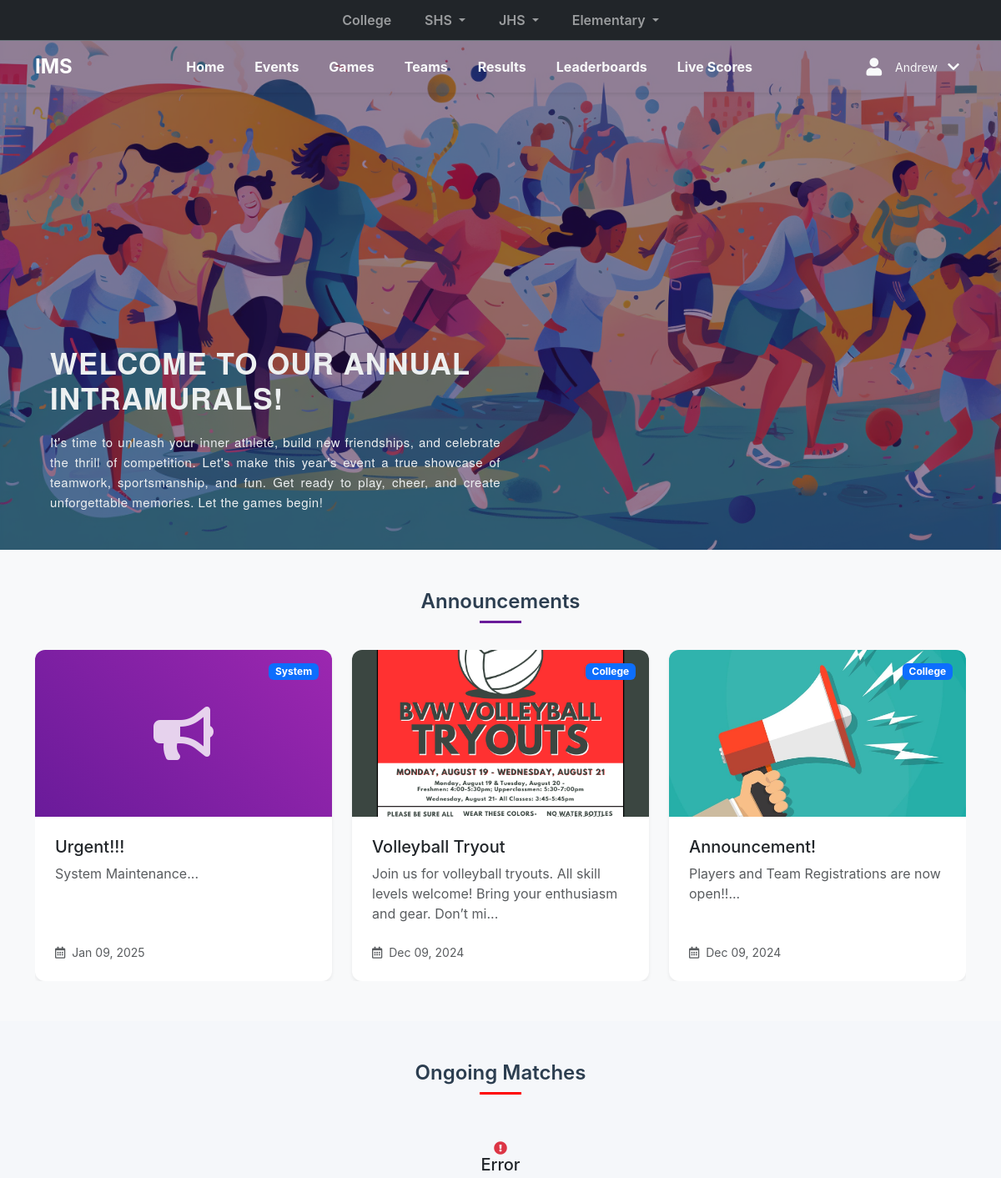
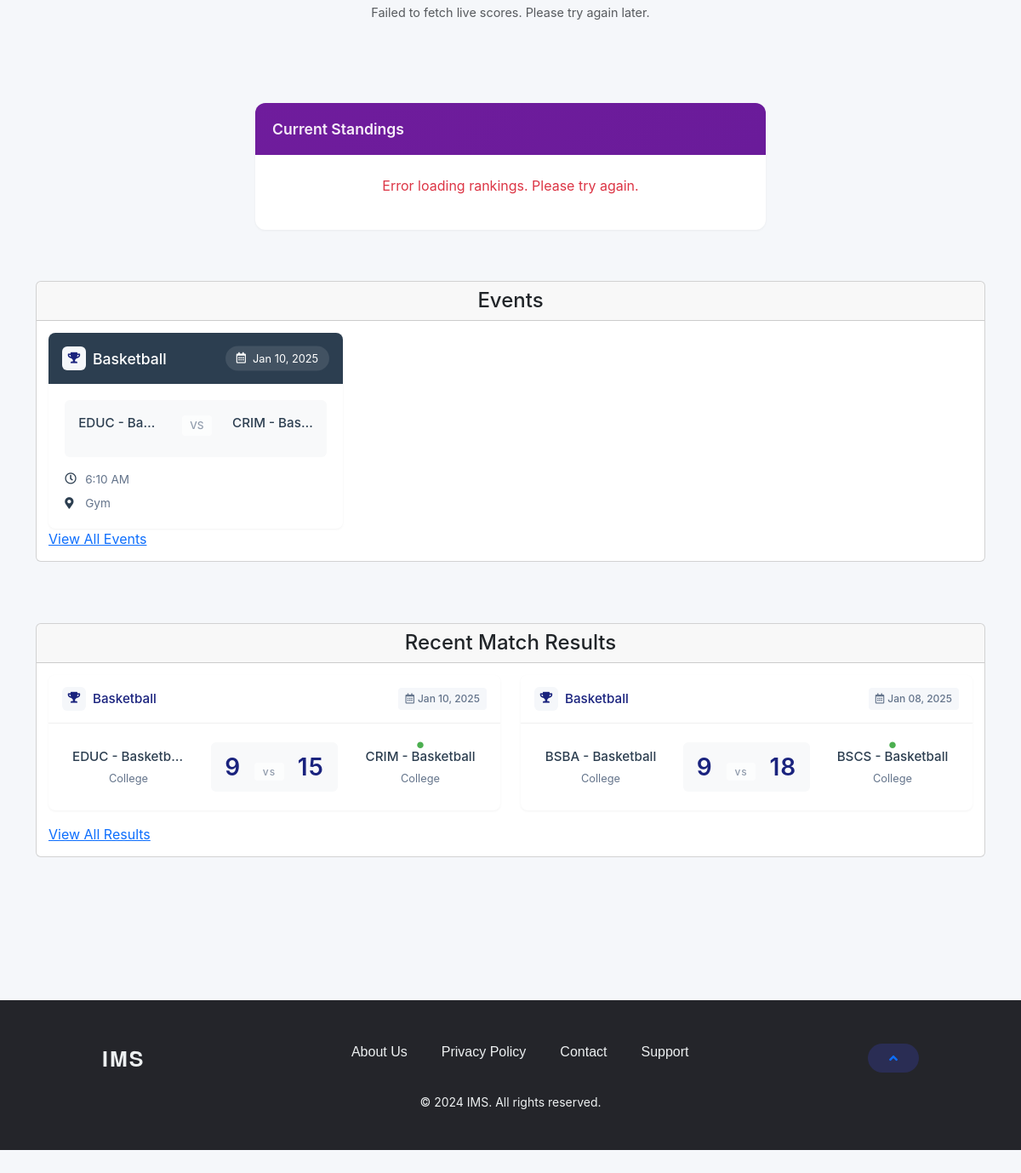
Screenshot of /home.php?school_id=8&department_id=1 (signed in) with the database file from the repository (2 pictures, top to bottom).
### tables this page shows
CREATE TABLE `departments` (
  `id` int(11) NOT NULL,
  `department_name` enum('Elementary','JHS','SHS','College','System') NOT NULL,
  `school_id` int(11) DEFAULT NULL
);

CREATE TABLE `announcement` (
  `id` int(11) NOT NULL,
  `title` varchar(255) NOT NULL,
  `message` text NOT NULL,
  `image` varchar(255) DEFAULT NULL,
  `school_id` int(11) DEFAULT NULL,
  `department_id` int(11) NOT NULL,
  `created_at` datetime DEFAULT current_timestamp()
);

CREATE TABLE `match_results` (
  `result_id` int(11) NOT NULL,
  `match_id` int(11) NOT NULL,
  `game_id` int(11) NOT NULL,
  `team_A_id` int(11) NOT NULL,
  `team_B_id` int(11) NOT NULL,
  `score_teamA` int(11) NOT NULL DEFAULT 0,
  `score_teamB` int(11) NOT NULL DEFAULT 0,
  `winning_team_id` int(11) NOT NULL,
  `losing_team_id` int(11) NOT NULL,
  `last_updated` timestamp NOT NULL DEFAULT current_timestamp() ON UPDATE current_timestamp()
);

CREATE TABLE `games` (
  `game_id` int(11) NOT NULL,
  `game_name` varchar(255) NOT NULL,
  `number_of_players` int(11) DEFAULT NULL,
  `category` varchar(100) DEFAULT NULL,
  `environment` enum('Indoor','Outdoor') NOT NULL,
  `created_at` timestamp NOT NULL DEFAULT current_timestamp(),
  `school_id` int(11) DEFAULT NULL
);

CREATE TABLE `schedules` (
  `schedule_id` int(11) NOT NULL,
  `match_id` int(11) NOT NULL,
  `schedule_date` date NOT NULL,
  `schedule_time` time NOT NULL,
  `venue` varchar(255) NOT NULL
);

CREATE TABLE `teams` (
  `team_id` int(11) NOT NULL,
  `team_name` varchar(255) NOT NULL,
  `game_id` int(11) NOT NULL,
  `created_at` timestamp NOT NULL DEFAULT current_timestamp(),
  `grade_section_course_id` int(11) DEFAULT NULL,
  `wins` int(11) DEFAULT 0,
  `losses` int(11) DEFAULT 0
);

### home.php (the view, shortened to what the rows shown need)
<?php
include 'navbarhome.php';
?>
<!DOCTYPE html>
<head>
    <link href="https://cdn.jsdelivr.net/npm/bootstrap@5.3.3/dist/css/bootstrap.min.css" rel="stylesheet">
    <link href="home.css" rel="stylesheet">
    <link rel="stylesheet" href="https://cdnjs.cloudflare.com/ajax/libs/font-awesome/5.15.4/css/all.min.css">
</head>
<body>
    <section class="welcome-hero">
        <div class="hero-overlay">
            <div class="hero-content">
                <h1>Welcome to our Annual Intramurals!</h1>
            </div>
        </div>
    </section>
    <div class="announcement-section py-5 bg-light">
        <div class="container">
            <div id="announcementCarousel" class="carousel slide" data-bs-ride="carousel">
                <div class="carousel-inner">
                    <?php
                    $department_id = isset($_GET['department_id']) ? intval($_GET['department_id']) : 0;
                    $school_id = isset($_GET['school_id']) ? intval($_GET['school_id']) : 0;
                    $query_special = "SELECT a.id, a.title, a.message, a.image, a.created_at, d.department_name
                                  FROM announcement a
                                  LEFT JOIN departments d ON a.department_id = d.id
                                  WHERE a.department_id = 0 AND a.school_id = 0
                                  ORDER BY a.created_at DESC";
                    $query_filtered = "SELECT a.id, a.title, a.message, a.image, a.created_at, d.department_name
                                   FROM announcement a
                                   LEFT JOIN departments d ON a.department_id = d.id
                                   WHERE 1=1";
                    if ($department_id > 0) {
                        $query_filtered .= " AND a.department_id = ?";
                    }
                    if ($school_id > 0) {
                        $query_filtered .= " AND a.school_id = ?";
                    }
                    $query_filtered .= " ORDER BY a.created_at DESC";
                    $stmt_special = $conn->prepare($query_special);
                    if ($stmt_special->execute()) {
                        $special_results = $stmt_special->get_result();
                        $special_cards = [];
                        while ($row = $special_results->fetch_assoc()) {
                            $special_cards[] = $row;
                        }
                    } else {
                        echo '<div class="alert alert-danger">Error loading priority announcements</div>';
                    }
                    $stmt_filtered = $conn->prepare($query_filtered);
                    if ($department_id > 0 || $school_id > 0) {
                        $params = [];
                        $types = '';
                        if ($department_id > 0) {
                            $params[] = $department_id;
                            $types .= "i";
                        }
                        if ($school_id > 0) {
                            $params[] = $school_id;
                            $types .= "i";
                        }
                        $stmt_filtered->bind_param($types, ...$params);
                    }
                    if ($stmt_filtered->execute()) {
                        $filtered_results = $stmt_filtered->get_result();
                        $filtered_cards = [];
                        while ($row = $filtered_results->fetch_assoc()) {
                            $filtered_cards[] = $row;
                        }
                    } else {
                        echo '<div class="alert alert-danger">Error loading filtered announcements</div>';
                    }
                    $cards = array_merge($special_cards, $filtered_cards);
                    if (count($cards) > 0) {
                        $card_groups = array_chunk($cards, 3);
                        foreach ($card_groups as $index => $group) {
                            echo '<div class="carousel-item ' . ($index === 0 ? 'active' : '') . '">
                                <div class="row g-4">';
                            foreach ($group as $row) {
                                $date = new DateTime($row['created_at']);
                                $formatted_date = $date->format('M d, Y');
                                $has_image = !empty($row['image']) && file_exists('uploads/' . $row['image']);
                                echo '<div class="col-md-4">
                                    <a href="announcement_details.php?id=' . $row['id'] . '&school_id=' . $_GET['school_id'] . '&department_id=' . $_GET['department_id'] . '" class="text-decoration-none">
                                    <div class="announcement-card card h-100 shadow-sm hover-lift">
                                        <div class="position-relative">';
                                if ($has_image) {
                                    echo '<img src="uploads/' . htmlspecialchars($row['image']) . '"
                                           class="card-img-top"
                                           style="height: 200px; object-fit: cover;"
                                           alt="' . htmlspecialchars($row['title']) . '">';
                                } else {
                                    echo '<div class="default-announcement-image">
                                        <i class="fas fa-bullhorn"></i>
                                      </div>';
                                }
                                echo ($row['department_name'] ? '<span class="badge bg-primary position-absolute top-0 end-0 m-3">' . htmlspecialchars($row['department_name']) . '</span>' : '') . '
                                        </div>
                                        <div class="card-body p-4">
                                            <h5 class="card-title mb-2 text-truncate">' . htmlspecialchars($row['title']) . '</h5>
                                            <p class="card-text text-muted">' . htmlspecialchars(substr($row['message'], 0, 100)) . '...</p>
                                        </div>
                                        <div class="card-footer bg-transparent border-top-0 p-4 pt-0">
                                            <small class="text-muted">
                                                <i class="far fa-calendar-alt me-2"></i>' . $formatted_date . '
                                            </small>
                                        </div>
                                    </div>
                                    </a>
                                </div>';
                            }
                            echo '</div></div>';
                        }
                    }
                    ?>
                </div>
            </div>
        </div>
    </div>
    <div class="container pb-4">
        <div class="row g-4">
            <div class="col-12">
                <div class="card">
                    <div class="card-body">
                        <div class="row g-4">
                            <?php
                            $query = "
            SELECT
                mr.result_id,
                mr.match_id,
                mr.game_id,
                mr.team_A_id,
                mr.team_B_id,
                mr.score_teamA,
                mr.score_teamB,
                mr.winning_team_id,
                s.schedule_date,
                s.schedule_time,
                s.venue,
                tA.team_name AS teamA_name,
                tB.team_name AS teamB_name,
                gscA.grade_level AS teamA_grade_level,
                gscB.grade_level AS teamB_grade_level,
                dA.department_name AS teamA_department,
                dB.department_name AS teamB_department,
                g.game_name  -- Add this line to fetch the game_name from the games table
            FROM
                match_results mr
            JOIN
                matches m ON mr.match_id = m.match_id
            JOIN
                schedules s ON m.match_id = s.match_id
            JOIN
                teams tA ON mr.team_A_id = tA.team_id
            JOIN
                teams tB ON mr.team_B_id = tB.team_id
            JOIN
                grade_section_course gscA ON tA.grade_section_course_id = gscA.id
            JOIN
                grade_section_course gscB ON tB.grade_section_course_id = gscB.id
            JOIN
                departments dA ON gscA.department_id = dA.id
            JOIN
                departments dB ON gscB.department_id = dB.id
            JOIN
                games g ON mr.game_id = g.game_id  -- Add this JOIN to link to the games table
            WHERE
                dA.school_id = ?
                AND dB.school_id = ?
        ";
                            $params = [$_GET['school_id'], $_GET['school_id']];
                            if (!empty($_GET['department_id'])) {
                                $query .= " AND (dA.id = ? OR dB.id = ?)";
                                $params[] = $_GET['department_id'];
                                $params[] = $_GET['department_id'];
                            }
                            $query .= " ORDER BY s.schedule_date DESC LIMIT 5";
                            $stmtRecentMatches = $conn->prepare($query);
                            $stmtRecentMatches->bind_param(str_repeat('s', count($params)), ...$params);
                            if ($stmtRecentMatches->execute()) {
                                $resultRecentMatches = $stmtRecentMatches->get_result();
                                if ($resultRecentMatches->num_rows > 0) {
                                    while ($row = $resultRecentMatches->fetch_assoc()) {
                                        $teamAWon = $row['score_teamA'] > $row['score_teamB'];
                                        $teamBWon = $row['score_teamB'] > $row['score_teamA'];
                                        echo '
                    <div class="col-lg-6 mb-3">
                        <div class="card match-card">
                            <div class="game-header">
                                <div class="d-flex align-items-center">
                                    <span class="game-icon">
                                        <i class="fas fa-trophy"></i>
                                    </span>
                                    <h5 class="game-title">' . htmlspecialchars($row['game_name']) . '</h5>
                                </div>
                                <span class="date-badge">
                                    <i class="far fa-calendar-alt"></i>
                                    ' . htmlspecialchars(date('M d, Y', strtotime($row['schedule_date']))) . '
                                </span>
                            </div>
                            <div class="card-body">
                                <div class="d-flex justify-content-between align-items-center">
                                    <div class="team-info ' . ($teamAWon ? 'winner' : '') . '">
                                        <div class="team-name">' . htmlspecialchars($row['teamA_name']) . '</div>
                                        <div class="department-name">' . htmlspecialchars($row['teamA_department']) . '</div>
                                    </div>
                                    <div class="score-display">
                                        ' . htmlspecialchars($row['score_teamA']) . '
                                        <span class="vs-badge">vs</span>
                                        ' . htmlspecialchars($row['score_teamB']) . '
                                    </div>
                                    <div class="team-info ' . ($teamBWon ? 'winner' : '') . '">
                                        <div class="team-name">' . htmlspecialchars($row['teamB_name']) . '</div>
                                        <div class="department-name">' . htmlspecialchars($row['teamB_department']) . '</div>
                                    </div>
                                </div>
                            </div>
                        </div>
                    </div>';
                                    }
                                }
                            }
                            ?>
                        </div>
                    </div>
                </div>
            </div>
        </div>
    </div>
</body>
</html>

### navbarhome.php (shortened to what the rows shown need)
<?php
$conn = con();
$school_id = isset($_GET['school_id']) ? (int)$_GET['school_id'] : 0;
$departments = [];
if ($school_id > 0) {
    $query = $conn->prepare("SELECT id, department_name FROM departments WHERE school_id = ?");
    $query->bind_param("i", $school_id);
    $query->execute();
    $result = $query->get_result();
    while ($row = $result->fetch_assoc()) {
        $departments[] = $row;
    }
}
?>
<nav class="navbar navbar-dark bg-dark py-1 fixed-top border-bottom border-secondary">
    <div class="container">
        <div class="w-100 justify-content-center" id="topNav">
            <ul class="navbar-nav d-flex flex-row flex-wrap gap-2 justify-content-center">
                <?php foreach ($departments as $department): ?>
                    <?php if ($department['department_name'] === 'College'): ?>
                        <li class="nav-item">
                            <a class="nav-link fw-semibold px-3 rounded-pill small <?php echo isset($active_department) && $active_department == $department['id'] ? 'active bg-primary' : ''; ?>"
                                href="#"
                                onclick="handleDepartmentClick(<?php echo $department['id']; ?>, '<?php echo $department['department_name']; ?>'); return false;">
                                <?php echo htmlspecialchars($department['department_name']); ?>
                            </a>
                        </li>
                    <?php else: ?>
                        <li class="nav-item dropdown">
                            <a class="nav-link dropdown-toggle fw-semibold px-3 rounded-pill small <?php echo isset($active_department) && $active_department == $department['id'] ? 'active bg-primary' : ''; ?>"
                                href="#"
                                id="navbarDropdown<?php echo $department['id']; ?>"
                                role="button"
                                data-bs-toggle="dropdown"
                                aria-expanded="false">
                                <?php echo htmlspecialchars($department['department_name']); ?>
                            </a>
                        </li>
                    <?php endif; ?>
                <?php endforeach; ?>
            </ul>
        </div>
    </div>
</nav>

### rows the page displays
departments: department_name "College"
departments: department_name "SHS"
departments: department_name "JHS"
departments: department_name "Elementary"
announcement: department.department_name "System", title "Urgent!!!", message "System Maintenance", created_at "Jan 09, 2025"
announcement: image (picture), department.department_name "College", title "Volleyball Tryout", message "Join us for volleyball tryouts. All skill levels welcome! Bring your enthusiasm and gear. Don’t mi", created_at "Dec 09, 2024"
announcement: image (picture), department.department_name "College", title "Announcement!", message "Players and Team Registrations are now open!!", created_at "Dec 09, 2024"
match_results: game.game_name "Basketball", schedules.schedule_date "Jan 10, 2025", team_A.team_name "EDUC - Basketball", departments.department_name "College", score_teamA "9", score_teamB "15", team_B.team_name "CRIM - Basketball"
match_results: game.game_name "Basketball", schedules.schedule_date "Jan 08, 2025", team_A.team_name "BSBA - Basketball", departments.department_name "College", score_teamA "9", score_teamB "18", team_B.team_name "BSCS - Basketball"

### other values shown
$_SESSION['firstname'] "Andrew"
$row['game_name'] "Basketball"
date('M d, Y', strtotime($row['schedule_date'])) "Jan 10, 2025"
$row['teamA_name'] "EDUC - Ba…"
$row['teamB_name'] "CRIM - Bas…"
date('g:i A', strtotime($row['schedule_time'])) "6:10 AM"
$row['venue'] "Gym"
